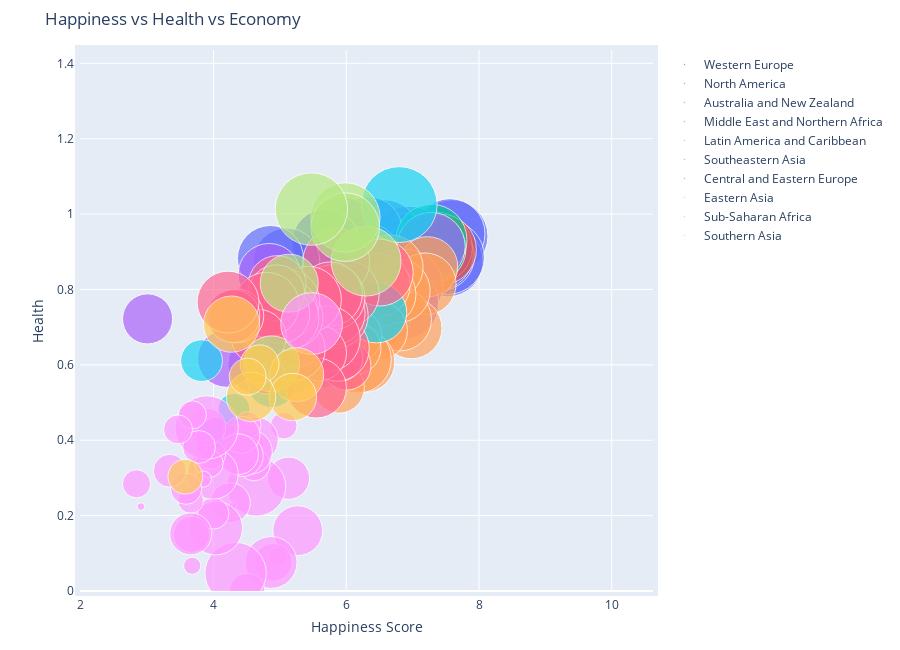

The code cell stored with this chart in its notebook:
### Code cell
import warnings
warnings.filterwarnings('ignore')

figure = bubbleplot(dataset = data, x_column = 'Happiness Score', y_column = 'Health (Life Expectancy)', 
    bubble_column = 'Country', size_column = 'Economy (GDP per Capita)', color_column = 'Region', 
    x_title = "Happiness Score", y_title = "Health", title = 'Happiness vs Health vs Economy',
    x_logscale = False, scale_bubble = 1, height = 650)

py.iplot(figure, config={'scrollzoom': True})

### Figure 1 — Plotly figure (JSON) as saved in the notebook; plotly's stock layout.template omitted (floating-point values rounded to 4 significant figures)
{"data": [{"marker": {"size": [1.397, 1.302, 1.325, 1.459, 1.29, 1.329, 1.332, 1.337, 1.564, 1.336, 1.308, 1.266, 1.328, 1.278, 1.23, 1.207, 1.251, 1.208, 1.208, 1.16, 1.154], "sizemode": "area", "sizeref": 0.0005283}, "mode": "markers", "name": "Western Europe", "text": ["Switzerland", "Iceland", "Denmark", "Norway", "Finland", "Netherlands", "Sweden", "Austria", "Luxembourg", "Ireland", "Belgium", "United Kingdom", "Germany", "France", "Spain", "Malta", "Italy", "North Cyprus", "Cyprus", "Portugal", "Greece"], "type": "scatter", "x": [7.587, 7.561, 7.527, 7.522, 7.406, 7.378, 7.364, 7.2, 6.946, 6.94, 6.937, 6.867, 6.75, 6.575, 6.329, 6.302, 5.948, 5.695, 5.689, 5.102, 4.857], "y": [0.9414, 0.9478, 0.8746, 0.8852, 0.8891, 0.8928, 0.9109, 0.8904, 0.9189, 0.8953, 0.8967, 0.9094, 0.8919, 0.9458, 0.9556, 0.8872, 0.9545, 0.9236, 0.9236, 0.8752, 0.8821]}, {"marker": {"size": [1.326, 1.395], "sizemode": "area", "sizeref": 0.0005283}, "mode": "markers", "name": "North America", "text": ["Canada", "United States"], "type": "scatter", "x": [7.427, 7.119], "y": [0.9056, 0.8618]}, {"marker": {"size": [1.25, 1.334], "sizemode": "area", "sizeref": 0.0005283}, "mode": "markers", "name": "Australia and New Zealand", "text": ["New Zealand", "Australia"], "type": "scatter", "x": [7.286, 7.284], "y": [0.9084, 0.9316]}, {"marker": {"size": [1.229, 1.427, 1.36, 1.69, 1.395, 1.554, 1.324, 1.131, 0.9393, 1.061, 0.902, 0.7348, 1.026, 0.8811, 0.5987, 1.009, 0.9855, 0.8818, 0.5465, 0.6632], "sizemode": "area", "sizeref": 0.0005283}, "mode": "markers", "name": "Middle East and Northern Africa", "text": ["Israel", "United Arab Emirates", "Oman", "Qatar", "Saudi Arabia", "Kuwait", "Bahrain", "Libya", "Algeria", "Turkey", "Jordan", "Morocco", "Lebanon", "Tunisia", "Palestinian Territories", "Iran", "Iraq", "Egypt", "Yemen", "Syria"], "type": "scatter", "x": [7.278, 6.901, 6.853, 6.611, 6.411, 6.295, 5.96, 5.754, 5.605, 5.332, 5.192, 5.013, 4.839, 4.739, 4.715, 4.686, 4.677, 4.194, 4.077, 3.006], "y": [0.9139, 0.8093, 0.7628, 0.7973, 0.7202, 0.7249, 0.7472, 0.7038, 0.6177, 0.7317, 0.6964, 0.6095, 0.8395, 0.7379, 0.6602, 0.698, 0.6024, 0.6171, 0.4006, 0.7219]}, {"marker": {"size": [0.9558, 1.021, 0.9812, 1.044, 1.064, 1.107, 1.054, 1.062, 0.9186, 0.9953, 1.212, 0.7645, 0.7455, 0.864, 0.6813, 0.7599, 0.5933, 0.9002, 0.8104, 0.8954, 0.5953, 0.2667], "sizemode": "area", "sizeref": 0.0005283}, "mode": "markers", "name": "Latin America and Caribbean", "text": ["Costa Rica", "Mexico", "Brazil", "Venezuela", "Panama", "Chile", "Argentina", "Uruguay", "Colombia", "Suriname", "Trinidad and Tobago", "El Salvador", "Guatemala", "Ecuador", "Bolivia", "Paraguay", "Nicaragua", "Peru", "Jamaica", "Dominican Republic", "Honduras", "Haiti"], "type": "scatter", "x": [7.226, 7.187, 6.983, 6.81, 6.786, 6.67, 6.574, 6.485, 6.477, 6.269, 6.168, 6.13, 6.123, 5.975, 5.89, 5.878, 5.828, 5.824, 5.709, 4.885, 4.788, 4.518], "y": [0.8603, 0.8144, 0.697, 0.7205, 0.7966, 0.8586, 0.7872, 0.8116, 0.6908, 0.6082, 0.6148, 0.6774, 0.6442, 0.7907, 0.5392, 0.661, 0.7431, 0.7302, 0.6874, 0.6683, 0.6951, 0.3885]}, {"marker": {"size": [1.522, 0.9669, 1.125, 0.8283, 0.6322, 0.7053, 0.5907, 0.2711, 0.4604], "sizemode": "area", "sizeref": 0.0005283}, "mode": "markers", "name": "Southeastern Asia", "text": ["Singapore", "Thailand", "Malaysia", "Indonesia", "Vietnam", "Philippines", "Laos", "Myanmar", "Cambodia"], "type": "scatter", "x": [6.798, 6.455, 5.77, 5.399, 5.36, 5.073, 4.876, 4.307, 3.819], "y": [1.025, 0.7385, 0.7239, 0.6379, 0.7468, 0.5811, 0.5491, 0.4825, 0.6111]}, {"marker": {"size": [1.179, 0.6324, 1.169, 0.5945, 1.123, 1.185, 1.147, 1.032, 1.126, 1.083, 1.138, 0.8015, 0.9585, 1.152, 0.4743, 1.024, 0.9744, 1.043, 0.9205, 1.113, 0.9185, 0.8787, 0.8322, 1.121, 0.3905, 0.7991, 0.7682, 0.7419, 1.012], "sizemode": "area", "sizeref": 0.0005283}, "mode": "markers", "name": "Central and Eastern Europe", "text": ["Czech Republic", "Uzbekistan", "Slovakia", "Moldova", "Kazakhstan", "Slovenia", "Lithuania", "Belarus", "Poland", "Croatia", "Russia", "Kosovo", "Turkmenistan", "Estonia", "Kyrgyzstan", "Azerbaijan", "Montenegro", "Romania", "Serbia", "Latvia", "Macedonia", "Albania", "Bosnia and Herzegovina", "Hungary", "Tajikistan", "Ukraine", "Armenia", "Georgia", "Bulgaria"], "type": "scatter", "x": [6.505, 6.003, 5.995, 5.889, 5.855, 5.848, 5.833, 5.813, 5.791, 5.759, 5.716, 5.589, 5.548, 5.429, 5.286, 5.212, 5.192, 5.124, 5.123, 5.098, 5.007, 4.959, 4.949, 4.8, 4.786, 4.681, 4.35, 4.297, 4.218], "y": [0.8448, 0.5977, 0.789, 0.6183, 0.6437, 0.8734, 0.7313, 0.7361, 0.779, 0.7881, 0.6693, 0.6313, 0.5389, 0.7736, 0.6509, 0.6404, 0.7252, 0.7689, 0.7484, 0.7244, 0.7355, 0.8133, 0.7908, 0.7591, 0.5738, 0.6739, 0.7299, 0.7293, 0.7665]}, {"marker": {"size": [1.291, 1.271, 1.245, 1.386, 0.8901, 0.8282], "sizemode": "area", "sizeref": 0.0005283}, "mode": "markers", "name": "Eastern Asia", "text": ["Taiwan", "Japan", "South Korea", "Hong Kong", "China", "Mongolia"], "type": "scatter", "x": [6.298, 5.987, 5.984, 5.474, 5.14, 4.874], "y": [0.8753, 0.9911, 0.9654, 1.013, 0.8166, 0.6027]}, {"marker": {"size": [1.008, 0.6543, 0.4704, 0.1885, 0.08308, 0.3755, 0.7121, 0.9205, 0.5456, 0.271, 0.0712, 0.5211, 0, 0.1907, 0.3302, 0.4541, 0.3647, 0.4402, 0.9936, 0.01604, 0.4225, 0.7578, 0.2607, 0.6787, 0.2391, 0.211, 0.365, 1.06, 0.0694, 0.2852, 0.2082, 0.0785, 0.3419, 0.1742, 0.4653, 0.2581, 0.2221, 0.2867, 0.0153, 0.2087], "sizemode": "area", "sizeref": 0.0005283}, "mode": "markers", "name": "Sub-Saharan Africa", "text": ["Mauritius", "Nigeria", "Zambia", "Somaliland region", "Mozambique", "Lesotho", "Swaziland", "South Africa", "Ghana", "Zimbabwe", "Liberia", "Sudan", "Congo (Kinshasa)", "Ethiopia", "Sierra Leone", "Mauritania", "Kenya", "Djibouti", "Botswana", "Malawi", "Cameroon", "Angola", "Mali", "Congo (Brazzaville)", "Comoros", "Uganda", "Senegal", "Gabon", "Niger", "Tanzania", "Madagascar", "Central African Republic", "Chad", "Guinea", "Ivory Coast", "Burkina Faso", "Rwanda", "Benin", "Burundi", "Togo"], "type": "scatter", "x": [5.477, 5.268, 5.129, 5.057, 4.971, 4.898, 4.867, 4.642, 4.633, 4.61, 4.571, 4.55, 4.517, 4.512, 4.507, 4.436, 4.419, 4.369, 4.332, 4.292, 4.252, 4.033, 3.995, 3.989, 3.956, 3.931, 3.904, 3.896, 3.845, 3.781, 3.681, 3.678, 3.667, 3.656, 3.655, 3.587, 3.465, 3.34, 2.905, 2.839], "y": [0.7095, 0.1601, 0.2992, 0.4387, 0.09131, 0.07612, 0.07566, 0.2769, 0.4013, 0.3347, 0.342, 0.3688, 0.09806, 0.4405, 0, 0.3587, 0.4143, 0.3629, 0.04776, 0.2256, 0.234, 0.1668, 0.2058, 0.3105, 0.3631, 0.3386, 0.4354, 0.4337, 0.2971, 0.3821, 0.4672, 0.06699, 0.1501, 0.2401, 0.1519, 0.2712, 0.4286, 0.3191, 0.224, 0.2844]}, {"marker": {"size": [0.7704, 0.5954, 0.3975, 0.645, 0.36, 0.8352, 0.3198], "sizemode": "area", "sizeref": 0.0005283}, "mode": "markers", "name": "Southern Asia", "text": ["Bhutan", "Pakistan", "Bangladesh", "India", "Nepal", "Sri Lanka", "Afghanistan"], "type": "scatter", "x": [5.253, 5.194, 4.694, 4.565, 4.514, 4.271, 3.575], "y": [0.5741, 0.5147, 0.6016, 0.5153, 0.5687, 0.7081, 0.3034]}], "layout": {"height": 650, "hovermode": "closest", "margin": {"b": 50, "pad": 5, "t": 50}, "showlegend": true, "title": {"text": "Happiness vs Health vs Economy"}, "xaxis": {"autorange": false, "range": [1.987, 10.62], "title": {"text": "Happiness Score"}}, "yaxis": {"autorange": false, "range": [0, 1.435], "title": {"text": "Health"}}}}
